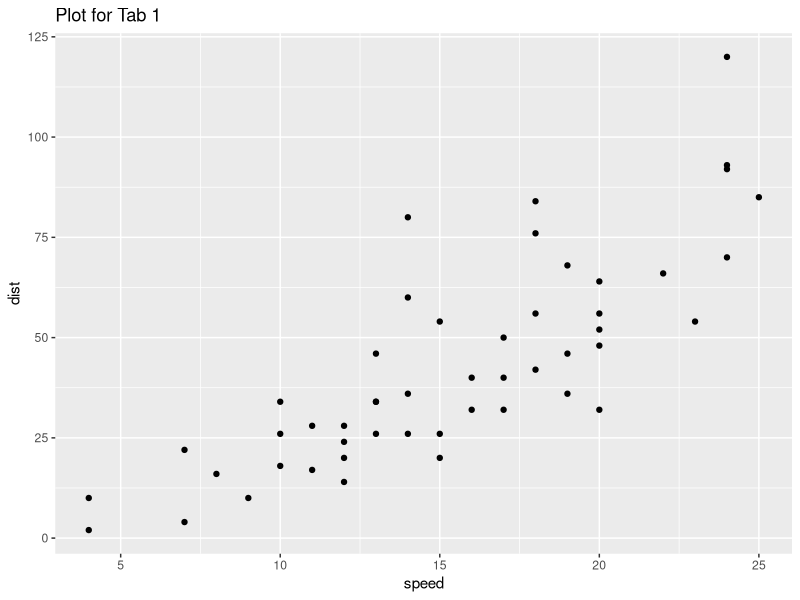
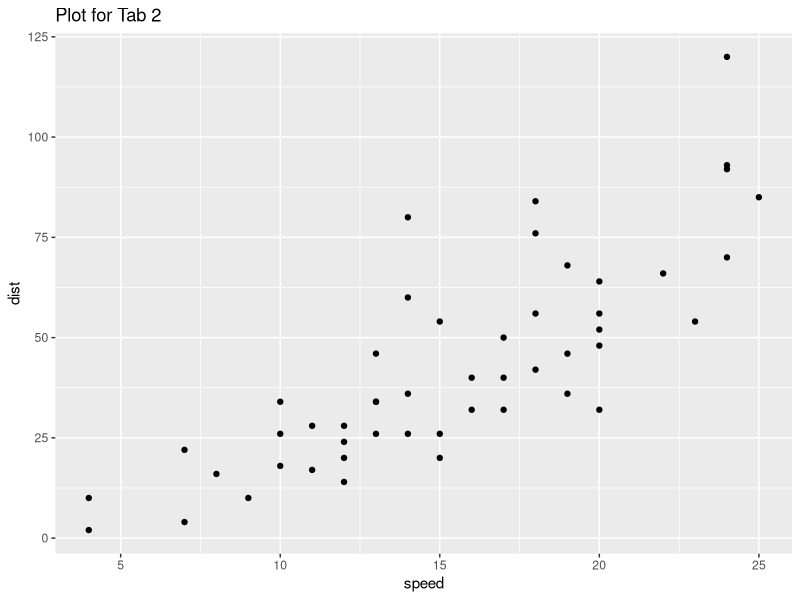
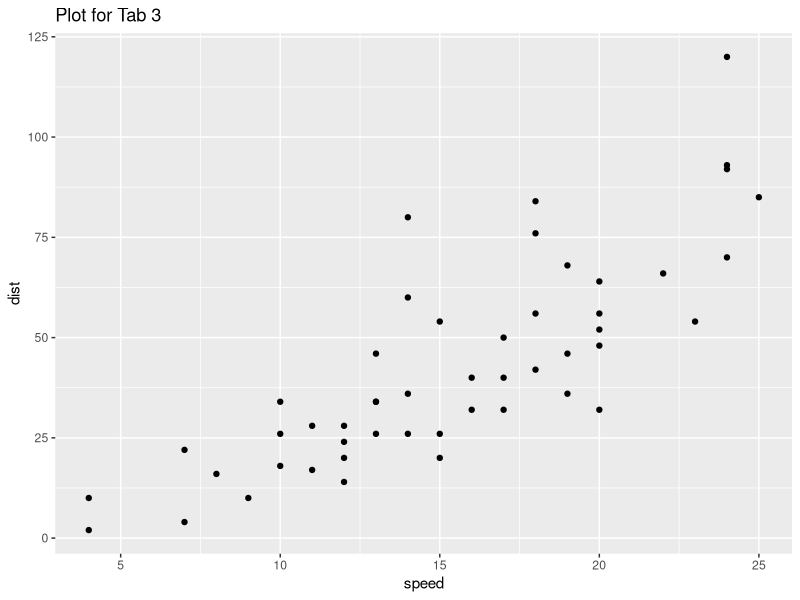
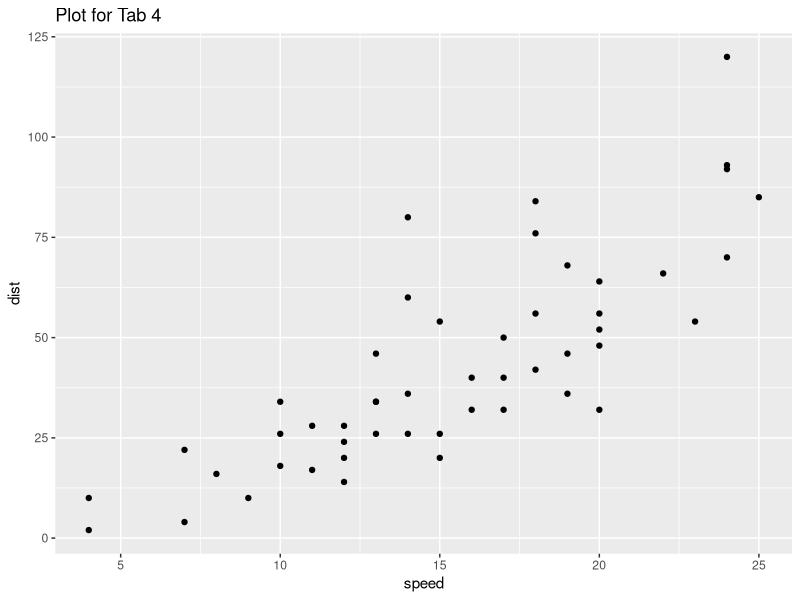

Generate these figures, in order, with R:
## ---- chunk 1
library(knitr)
library(ggplot2)
howManyTabs <- 4
## ---- chunk 2
for (i in 1:howManyTabs) {
  # Dynamically generate tab headers using `cat()`
  cat(paste0("### Tab ", i, "\n\n"))
  
  # Output extra content such as text or plots inside each tab
  knitr::asis_output("This is additional content inside the tab.\n")
  
  # Directly render a plot inside each tab
  print(ggplot(cars, aes(x = speed, y = dist)) + 
        geom_point() + 
        ggtitle(paste('Plot for Tab', i)))
}
